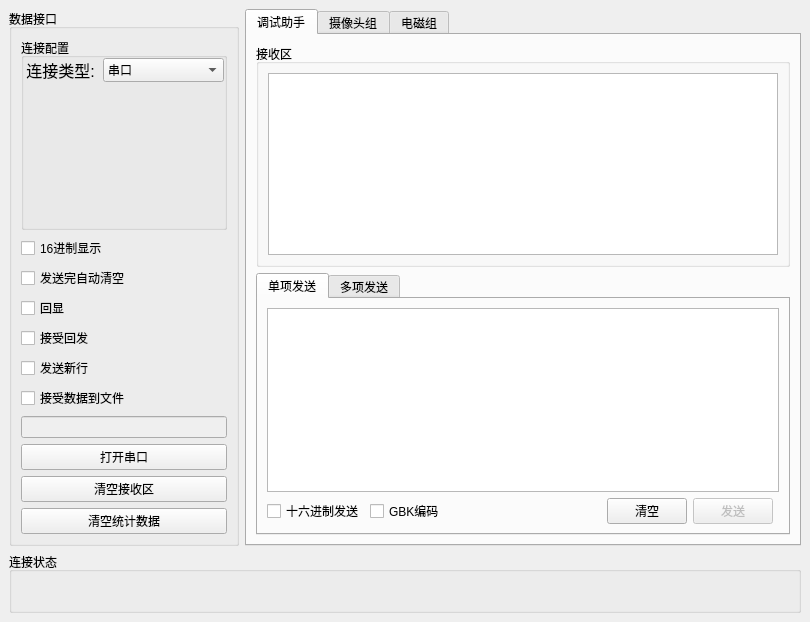
<?xml version="1.0" encoding="UTF-8"?>
<ui version="4.0" idbasedtr="true">
 <author>Half_nothing</author>
 <class>MainWindow</class>
 <widget class="QMainWindow" name="MainWindow">
  <property name="geometry">
   <rect>
    <x>0</x>
    <y>0</y>
    <width>810</width>
    <height>622</height>
   </rect>
  </property>
  <property name="minimumSize">
   <size>
    <width>810</width>
    <height>622</height>
   </size>
  </property>
  <property name="windowTitle">
   <string>上海电机学院上位机</string>
  </property>
  <widget class="QWidget" name="centralwidget">
   <property name="minimumSize">
    <size>
     <width>686</width>
     <height>0</height>
    </size>
   </property>
   <layout class="QGridLayout" name="gridLayout_6">
    <item row="0" column="1">
     <widget class="QTabWidget" name="main_area_widget">
      <property name="sizePolicy">
       <sizepolicy hsizetype="Preferred" vsizetype="Preferred">
        <horstretch>0</horstretch>
        <verstretch>0</verstretch>
       </sizepolicy>
      </property>
      <property name="minimumSize">
       <size>
        <width>0</width>
        <height>0</height>
       </size>
      </property>
      <property name="currentIndex">
       <number>0</number>
      </property>
      <widget class="QWidget" name="debug_helper">
       <attribute name="title">
        <string>调试助手</string>
       </attribute>
       <layout class="QVBoxLayout" name="verticalLayout">
        <item>
         <widget class="QGroupBox" name="receive_data_box">
          <property name="title">
           <string>接收区</string>
          </property>
          <layout class="QGridLayout" name="gridLayout">
           <item row="0" column="0">
            <widget class="QPlainTextEdit" name="receive_data_plain_edit"/>
           </item>
          </layout>
         </widget>
        </item>
        <item>
         <widget class="QTabWidget" name="send_data_box">
          <property name="currentIndex">
           <number>0</number>
          </property>
          <widget class="QWidget" name="single_send_layout">
           <attribute name="title">
            <string>单项发送</string>
           </attribute>
           <layout class="QGridLayout" name="gridLayout_7">
            <item row="1" column="0">
             <widget class="QCheckBox" name="single_send_in_hex_check_box">
              <property name="text">
               <string>十六进制发送</string>
              </property>
              <property name="checked">
               <bool>false</bool>
              </property>
              <property name="tristate">
               <bool>false</bool>
              </property>
             </widget>
            </item>
            <item row="1" column="4">
             <widget class="QPushButton" name="single_send_button">
              <property name="enabled">
               <bool>false</bool>
              </property>
              <property name="text">
               <string>发送</string>
              </property>
             </widget>
            </item>
            <item row="1" column="2">
             <spacer name="horizontalSpacer">
              <property name="orientation">
               <enum>Qt::Horizontal</enum>
              </property>
              <property name="sizeHint" stdset="0">
               <size>
                <width>40</width>
                <height>20</height>
               </size>
              </property>
             </spacer>
            </item>
            <item row="1" column="3">
             <widget class="QPushButton" name="single_clear_button">
              <property name="text">
               <string>清空</string>
              </property>
             </widget>
            </item>
            <item row="0" column="0" colspan="6">
             <widget class="QPlainTextEdit" name="single_send_text_plain_edit"/>
            </item>
            <item row="1" column="1">
             <widget class="QCheckBox" name="encoding_in_gbk_check_box">
              <property name="text">
               <string>GBK编码</string>
              </property>
             </widget>
            </item>
           </layout>
          </widget>
          <widget class="QWidget" name="multiterm_send">
           <attribute name="title">
            <string>多项发送</string>
           </attribute>
          </widget>
         </widget>
        </item>
       </layout>
      </widget>
      <widget class="QWidget" name="camera">
       <attribute name="title">
        <string>摄像头组</string>
       </attribute>
      </widget>
      <widget class="QWidget" name="electromagnetism">
       <attribute name="title">
        <string>电磁组</string>
       </attribute>
      </widget>
     </widget>
    </item>
    <item row="1" column="0" colspan="2">
     <widget class="QGroupBox" name="soft_status_box">
      <property name="sizePolicy">
       <sizepolicy hsizetype="Expanding" vsizetype="Fixed">
        <horstretch>0</horstretch>
        <verstretch>0</verstretch>
       </sizepolicy>
      </property>
      <property name="minimumSize">
       <size>
        <width>0</width>
        <height>61</height>
       </size>
      </property>
      <property name="title">
       <string>连接状态</string>
      </property>
      <layout class="QGridLayout" name="gridLayout_2">
       <property name="leftMargin">
        <number>4</number>
       </property>
       <property name="topMargin">
        <number>0</number>
       </property>
       <property name="rightMargin">
        <number>4</number>
       </property>
       <property name="bottomMargin">
        <number>0</number>
       </property>
       <item row="0" column="0">
        <widget class="SoftStatus" name="soft_status" native="true">
         <property name="sizePolicy">
          <sizepolicy hsizetype="Expanding" vsizetype="Fixed">
           <horstretch>0</horstretch>
           <verstretch>0</verstretch>
          </sizepolicy>
         </property>
         <property name="minimumSize">
          <size>
           <width>0</width>
           <height>33</height>
          </size>
         </property>
        </widget>
       </item>
      </layout>
     </widget>
    </item>
    <item row="0" column="0">
     <widget class="QGroupBox" name="data_connect_box">
      <property name="sizePolicy">
       <sizepolicy hsizetype="Fixed" vsizetype="Preferred">
        <horstretch>0</horstretch>
        <verstretch>0</verstretch>
       </sizepolicy>
      </property>
      <property name="title">
       <string>数据接口</string>
      </property>
      <layout class="QGridLayout" name="gridLayout_5">
       <item row="16" column="0">
        <widget class="QPushButton" name="clear_receive_area_button">
         <property name="enabled">
          <bool>true</bool>
         </property>
         <property name="text">
          <string>清空接收区</string>
         </property>
        </widget>
       </item>
       <item row="13" column="0">
        <widget class="QCheckBox" name="save_to_file_check_box">
         <property name="text">
          <string>接受数据到文件</string>
         </property>
        </widget>
       </item>
       <item row="0" column="0" rowspan="2">
        <widget class="QGroupBox" name="connect_config_box">
         <property name="title">
          <string>连接配置</string>
         </property>
         <layout class="QGridLayout" name="gridLayout_8">
          <property name="leftMargin">
           <number>0</number>
          </property>
          <property name="topMargin">
           <number>0</number>
          </property>
          <property name="rightMargin">
           <number>0</number>
          </property>
          <property name="bottomMargin">
           <number>0</number>
          </property>
          <item row="1" column="0">
           <widget class="QStackedWidget" name="connect_config_stack_widget">
            <property name="sizePolicy">
             <sizepolicy hsizetype="Preferred" vsizetype="Preferred">
              <horstretch>0</horstretch>
              <verstretch>0</verstretch>
             </sizepolicy>
            </property>
            <property name="minimumSize">
             <size>
              <width>200</width>
              <height>0</height>
             </size>
            </property>
            <property name="maximumSize">
             <size>
              <width>200</width>
              <height>16777215</height>
             </size>
            </property>
            <property name="currentIndex">
             <number>0</number>
            </property>
            <widget class="SerialConfigWidget" name="serial_config"/>
            <widget class="UDPConfigWidget" name="udp_config"/>
            <widget class="TCPConfigWidget" name="tcp_config"/>
           </widget>
          </item>
          <item row="0" column="0">
           <layout class="QGridLayout" name="config_type_layout">
            <item row="0" column="0">
             <widget class="QLabel" name="connect_config_label">
              <property name="sizePolicy">
               <sizepolicy hsizetype="Preferred" vsizetype="Preferred">
                <horstretch>3</horstretch>
                <verstretch>0</verstretch>
               </sizepolicy>
              </property>
              <property name="minimumSize">
               <size>
                <width>0</width>
                <height>20</height>
               </size>
              </property>
              <property name="font">
               <font>
                <pointsize>12</pointsize>
               </font>
              </property>
              <property name="text">
               <string notr="true">连接类型:</string>
              </property>
              <property name="alignment">
               <set>Qt::AlignCenter</set>
              </property>
             </widget>
            </item>
            <item row="0" column="1">
             <widget class="QComboBox" name="connect_config_combo_box">
              <property name="sizePolicy">
               <sizepolicy hsizetype="Preferred" vsizetype="Preferred">
                <horstretch>5</horstretch>
                <verstretch>0</verstretch>
               </sizepolicy>
              </property>
              <property name="minimumSize">
               <size>
                <width>0</width>
                <height>20</height>
               </size>
              </property>
              <property name="currentText">
               <string>串口</string>
              </property>
              <property name="placeholderText">
               <string/>
              </property>
              <item>
               <property name="text">
                <string>串口</string>
               </property>
              </item>
              <item>
               <property name="text">
                <string>UDP</string>
               </property>
              </item>
              <item>
               <property name="text">
                <string>TCP</string>
               </property>
              </item>
             </widget>
            </item>
           </layout>
          </item>
         </layout>
        </widget>
       </item>
       <item row="14" column="0">
        <widget class="QLineEdit" name="file_path_edit">
         <property name="enabled">
          <bool>false</bool>
         </property>
        </widget>
       </item>
       <item row="4" column="0">
        <widget class="QCheckBox" name="show_in_hex_check_box">
         <property name="text">
          <string>16进制显示</string>
         </property>
        </widget>
       </item>
       <item row="10" column="0">
        <widget class="QCheckBox" name="show_back_check_box">
         <property name="text">
          <string>回显</string>
         </property>
        </widget>
       </item>
       <item row="11" column="0">
        <widget class="QCheckBox" name="auto_send_back_check_box">
         <property name="text">
          <string>接受回发</string>
         </property>
        </widget>
       </item>
       <item row="8" column="0">
        <widget class="QCheckBox" name="clear_after_send_check_box">
         <property name="text">
          <string>发送完自动清空</string>
         </property>
        </widget>
       </item>
       <item row="17" column="0">
        <widget class="QPushButton" name="clear_data_button">
         <property name="text">
          <string>清空统计数据</string>
         </property>
        </widget>
       </item>
       <item row="12" column="0">
        <widget class="QCheckBox" name="send_new_line_check_box">
         <property name="text">
          <string>发送新行</string>
         </property>
        </widget>
       </item>
       <item row="15" column="0">
        <widget class="QPushButton" name="open_connection_button">
         <property name="text">
          <string>打开串口</string>
         </property>
        </widget>
       </item>
      </layout>
     </widget>
    </item>
   </layout>
  </widget>
  <widget class="QMenuBar" name="menubar">
   <property name="geometry">
    <rect>
     <x>0</x>
     <y>0</y>
     <width>810</width>
     <height>21</height>
    </rect>
   </property>
  </widget>
 </widget>
 <customwidgets>
  <customwidget>
   <class>SerialConfigWidget</class>
   <extends>QWidget</extends>
   <header>module.components.widget.serial_config_widget.h</header>
   <container>1</container>
  </customwidget>
  <customwidget>
   <class>UDPConfigWidget</class>
   <extends>QWidget</extends>
   <header>module.components.widget.udp_config_widget.h</header>
   <container>1</container>
  </customwidget>
  <customwidget>
   <class>TCPConfigWidget</class>
   <extends>QWidget</extends>
   <header>module.components.widget.tcp_config_widget.h</header>
   <container>1</container>
  </customwidget>
  <customwidget>
   <class>SoftStatus</class>
   <extends>QWidget</extends>
   <header>module.components.widget.soft_status.h</header>
   <container>1</container>
   <slots>
    <slot>clear()</slot>
   </slots>
  </customwidget>
 </customwidgets>
 <resources/>
 <connections>
  <connection>
   <sender>connect_config_combo_box</sender>
   <signal>currentIndexChanged(int)</signal>
   <receiver>MainWindow</receiver>
   <slot>update_config_window()</slot>
   <hints>
    <hint type="sourcelabel">
     <x>217</x>
     <y>75</y>
    </hint>
    <hint type="destinationlabel">
     <x>202</x>
     <y>29</y>
    </hint>
   </hints>
  </connection>
  <connection>
   <sender>receive_data_plain_edit</sender>
   <signal>textChanged()</signal>
   <receiver>MainWindow</receiver>
   <slot>scroll_to_bottom()</slot>
   <hints>
    <hint type="sourcelabel">
     <x>417</x>
     <y>229</y>
    </hint>
    <hint type="destinationlabel">
     <x>404</x>
     <y>27</y>
    </hint>
   </hints>
  </connection>
  <connection>
   <sender>single_clear_button</sender>
   <signal>clicked()</signal>
   <receiver>single_send_text_plain_edit</receiver>
   <slot>clear()</slot>
   <hints>
    <hint type="sourcelabel">
     <x>687</x>
     <y>519</y>
    </hint>
    <hint type="destinationlabel">
     <x>650</x>
     <y>490</y>
    </hint>
   </hints>
  </connection>
  <connection>
   <sender>main_area_widget</sender>
   <signal>currentChanged(int)</signal>
   <receiver>MainWindow</receiver>
   <slot>update_clear_button()</slot>
   <hints>
    <hint type="sourcelabel">
     <x>481</x>
     <y>39</y>
    </hint>
    <hint type="destinationlabel">
     <x>453</x>
     <y>24</y>
    </hint>
   </hints>
  </connection>
  <connection>
   <sender>single_send_button</sender>
   <signal>clicked()</signal>
   <receiver>MainWindow</receiver>
   <slot>send_data()</slot>
   <hints>
    <hint type="sourcelabel">
     <x>768</x>
     <y>519</y>
    </hint>
    <hint type="destinationlabel">
     <x>607</x>
     <y>549</y>
    </hint>
   </hints>
  </connection>
  <connection>
   <sender>single_send_in_hex_check_box</sender>
   <signal>clicked(bool)</signal>
   <receiver>MainWindow</receiver>
   <slot>send_show_in_hex()</slot>
   <hints>
    <hint type="sourcelabel">
     <x>311</x>
     <y>510</y>
    </hint>
    <hint type="destinationlabel">
     <x>252</x>
     <y>551</y>
    </hint>
   </hints>
  </connection>
  <connection>
   <sender>clear_data_button</sender>
   <signal>clicked()</signal>
   <receiver>soft_status</receiver>
   <slot>clear()</slot>
   <hints>
    <hint type="sourcelabel">
     <x>125</x>
     <y>524</y>
    </hint>
    <hint type="destinationlabel">
     <x>107</x>
     <y>583</y>
    </hint>
   </hints>
  </connection>
  <connection>
   <sender>clear_receive_area_button</sender>
   <signal>clicked()</signal>
   <receiver>receive_data_plain_edit</receiver>
   <slot>clear()</slot>
   <hints>
    <hint type="sourcelabel">
     <x>185</x>
     <y>493</y>
    </hint>
    <hint type="destinationlabel">
     <x>331</x>
     <y>236</y>
    </hint>
   </hints>
  </connection>
  <connection>
   <sender>open_connection_button</sender>
   <signal>clicked()</signal>
   <receiver>MainWindow</receiver>
   <slot>open_connection()</slot>
   <hints>
    <hint type="sourcelabel">
     <x>129</x>
     <y>470</y>
    </hint>
    <hint type="destinationlabel">
     <x>234</x>
     <y>471</y>
    </hint>
   </hints>
  </connection>
  <connection>
   <sender>show_in_hex_check_box</sender>
   <signal>clicked(bool)</signal>
   <receiver>MainWindow</receiver>
   <slot>receive_show_in_hex()</slot>
   <hints>
    <hint type="sourcelabel">
     <x>65</x>
     <y>282</y>
    </hint>
    <hint type="destinationlabel">
     <x>234</x>
     <y>290</y>
    </hint>
   </hints>
  </connection>
  <connection>
   <sender>save_to_file_check_box</sender>
   <signal>clicked(bool)</signal>
   <receiver>MainWindow</receiver>
   <slot>save_data_to_file()</slot>
   <hints>
    <hint type="sourcelabel">
     <x>86</x>
     <y>410</y>
    </hint>
    <hint type="destinationlabel">
     <x>235</x>
     <y>412</y>
    </hint>
   </hints>
  </connection>
 </connections>
 <slots>
  <signal>receive_or_send()</signal>
  <slot>update_config_window()</slot>
  <slot>scroll_to_bottom()</slot>
  <slot>update_clear_button()</slot>
  <slot>send_data()</slot>
  <slot>send_show_in_hex()</slot>
  <slot>open_connection()</slot>
  <slot>receive_show_in_hex()</slot>
  <slot>save_data_to_file()</slot>
 </slots>
</ui>
